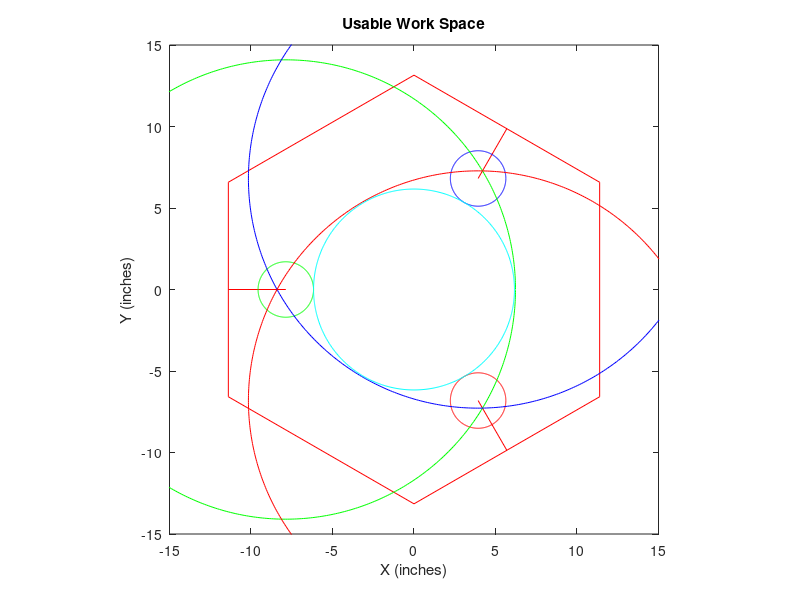

Reproduce this figure in MATLAB.
1
 2
 3
 4
 5
 6
 7
 8
 9
10
11
12
13
14
15
16
17
18
19
20
21
22
23
24
25
26
27
28
29
30
31
32
33
34
35
36
37
38
39
40
41
42
43
44
45
46
47
48
49
50
51
52
53
54
55
56
57
58
59
60
61
62
63
64
65
66
67
68
69
70
71
72
clc;clear;
%all units in inches and degrees
figure;
L=18+.6; %length of leg
%L=13.6;
ThLim=22; %joint limit of 
ThR=62.75; %angle of rest (measured clockwise from horizontal)
OP=1.2515; %offset due to the platform
OC=1.69+.5838; %offset due to the carriage+width of t slot
IR=L*sind(90-ThLim-ThR)
OR=L*sind(90+ThLim-ThR)
theta = 0 : 0.01 : 2*pi;
%draw the outline of the frame
x1=[-11.39 -11.39];
y1=[-6.58 6.58];
x2=[-11.39 0];
y2=[6.58 13.15];
x3=[0 11.39];
y3=[13.15 6.58];
x4=[11.39 11.39];
y4=[6.58 -6.58];
x5=[11.39 0];
y5=[-6.58 -13.15];
x6=[0 -11.39];
y6=[-13.15 -6.58];
plot(x1, y1,'r', x2, y2,'r', x3, y3,'r', x4, y4,'r', x5, y5,'r', x6, y6,'r');
axis equal;
hold on;
%offset vectors
x7=[-11.39 -11.39+OC+OP];
y7=[0 0];
x8=[11.39/2 11.39/2-(OP+OC)*sind(30)];
y8=[6.58+(13.15-6.58)/2 (6.58+(13.15-6.58)/2)-(OP+OC)*cosd(30)];
x9=[11.39/2 11.39/2-(OP+OC)*sind(30)];
y9=[-(6.58+(13.15-6.58)/2) -((6.58+(13.15-6.58)/2)-(OP+OC)*cosd(30))];
plot(x7, y7,'r', x8, y8,'r', x9, y9,'r')

%length of triangle
trileg=sqrt((abs(x7(2))+abs(x8(2)))^2+y8(2)^2)
%make the circles
x1Center=x7(2);
y1Center=0;
x2Center=x8(2);
y2Center=y8(2);
x3Center=x9(2);
y3Center=y9(2);
xc1=IR*cos(theta)+x1Center;
yc1=IR*sin(theta)+y1Center;
xc2=IR*cos(theta)+x2Center;
yc2=IR*sin(theta)+y2Center;
xc3=IR*cos(theta)+x3Center;
yc3=IR*sin(theta)+y3Center;
plot(xc1, yc1,'g', xc2, yc2,'b', xc3, yc3, 'r');

xc1=OR*cos(theta)+x1Center;
yc1=OR*sin(theta)+y1Center;
xc2=OR*cos(theta)+x2Center;
yc2=OR*sin(theta)+y2Center;
xc3=OR*cos(theta)+x3Center;
yc3=OR*sin(theta)+y3Center;
plot(xc1, yc1,'g', xc2, yc2,'b', xc3, yc3, 'r');

xlim([-15 15]);
ylim([-15 15]);
WorkRad=x7(2)+IR;
WorkDiam=abs(WorkRad*2)
xc=WorkRad*cos(theta);
yc=WorkRad*sin(theta);
plot(xc, yc, 'c');
xlabel('X (inches)');
ylabel('Y (inches)');
title('Usable Work Space');
